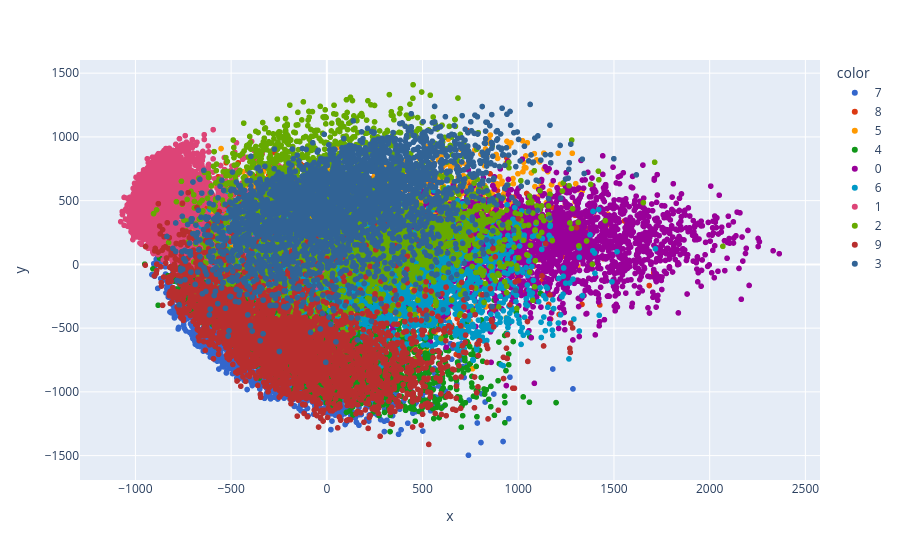

This figure's notebook cell:
### Code cell
import plotly.express as px
y_train_trf =y_train.astype(str)
fig = px.scatter(x =X_train_trf[:,0],
                 y = X_train_trf[:,1],
                color =y_train_trf,color_discrete_sequence=px.colors.qualitative.G10
                )
fig.show()

### Figure 1 — Plotly figure (JSON) as saved in the notebook; plotly's stock layout.template omitted (floating-point values rounded to 4 significant figures; data arrays with more than 128 entries replaced by an {"elided": "..."} marker saying what was removed)
{"data": [{"hovertemplate": "color=7<br>x=%{x}<br>y=%{y}<extra></extra>", "legendgroup": "7", "marker": {"color": "#3366CC", "symbol": "circle"}, "mode": "markers", "name": "7", "showlegend": true, "type": "scattergl", "x": {"elided": "3266 float values"}, "xaxis": "x", "y": {"elided": "3266 float values"}, "yaxis": "y"}, {"hovertemplate": "color=8<br>x=%{x}<br>y=%{y}<extra></extra>", "legendgroup": "8", "marker": {"color": "#DC3912", "symbol": "circle"}, "mode": "markers", "name": "8", "showlegend": true, "type": "scattergl", "x": {"elided": "3058 float values"}, "xaxis": "x", "y": {"elided": "3058 float values"}, "yaxis": "y"}, {"hovertemplate": "color=5<br>x=%{x}<br>y=%{y}<extra></extra>", "legendgroup": "5", "marker": {"color": "#FF9900", "symbol": "circle"}, "mode": "markers", "name": "5", "showlegend": true, "type": "scattergl", "x": {"elided": "2897 float values"}, "xaxis": "x", "y": {"elided": "2897 float values"}, "yaxis": "y"}, {"hovertemplate": "color=4<br>x=%{x}<br>y=%{y}<extra></extra>", "legendgroup": "4", "marker": {"color": "#109618", "symbol": "circle"}, "mode": "markers", "name": "4", "showlegend": true, "type": "scattergl", "x": {"elided": "3048 float values"}, "xaxis": "x", "y": {"elided": "3048 float values"}, "yaxis": "y"}, {"hovertemplate": "color=0<br>x=%{x}<br>y=%{y}<extra></extra>", "legendgroup": "0", "marker": {"color": "#990099", "symbol": "circle"}, "mode": "markers", "name": "0", "showlegend": true, "type": "scattergl", "x": {"elided": "3107 float values"}, "xaxis": "x", "y": {"elided": "3107 float values"}, "yaxis": "y"}, {"hovertemplate": "color=6<br>x=%{x}<br>y=%{y}<extra></extra>", "legendgroup": "6", "marker": {"color": "#0099C6", "symbol": "circle"}, "mode": "markers", "name": "6", "showlegend": true, "type": "scattergl", "x": {"elided": "3127 float values"}, "xaxis": "x", "y": {"elided": "3127 float values"}, "yaxis": "y"}, {"hovertemplate": "color=1<br>x=%{x}<br>y=%{y}<extra></extra>", "legendgroup": "1", "marker": {"color": "#DD4477", "symbol": "circle"}, "mode": "markers", "name": "1", "showlegend": true, "type": "scattergl", "x": {"elided": "3538 float values"}, "xaxis": "x", "y": {"elided": "3538 float values"}, "yaxis": "y"}, {"hovertemplate": "color=2<br>x=%{x}<br>y=%{y}<extra></extra>", "legendgroup": "2", "marker": {"color": "#66AA00", "symbol": "circle"}, "mode": "markers", "name": "2", "showlegend": true, "type": "scattergl", "x": {"elided": "3105 float values"}, "xaxis": "x", "y": {"elided": "3105 float values"}, "yaxis": "y"}, {"hovertemplate": "color=9<br>x=%{x}<br>y=%{y}<extra></extra>", "legendgroup": "9", "marker": {"color": "#B82E2E", "symbol": "circle"}, "mode": "markers", "name": "9", "showlegend": true, "type": "scattergl", "x": {"elided": "3154 float values"}, "xaxis": "x", "y": {"elided": "3154 float values"}, "yaxis": "y"}, {"hovertemplate": "color=3<br>x=%{x}<br>y=%{y}<extra></extra>", "legendgroup": "3", "marker": {"color": "#316395", "symbol": "circle"}, "mode": "markers", "name": "3", "showlegend": true, "type": "scattergl", "x": {"elided": "3200 float values"}, "xaxis": "x", "y": {"elided": "3200 float values"}, "yaxis": "y"}], "layout": {"legend": {"title": {"text": "color"}, "tracegroupgap": 0}, "margin": {"t": 60}, "xaxis": {"anchor": "y", "domain": [0, 1], "title": {"text": "x"}}, "yaxis": {"anchor": "x", "domain": [0, 1], "title": {"text": "y"}}}}
